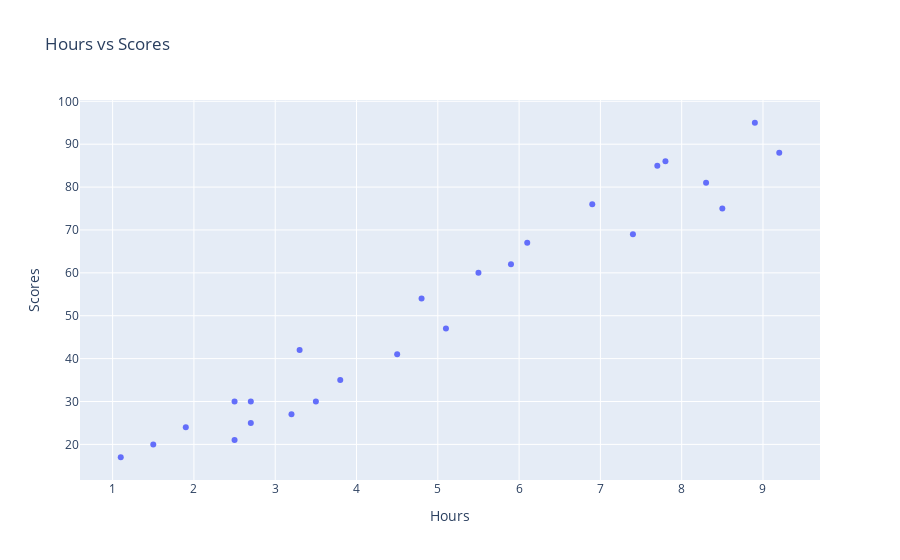

Notebook code cell kept with this figure:
### Code cell
#Visualizing using plotly
import plotly
import plotly.express as px


px.scatter(df,x=df['Hours'],y=df['Scores'], title='Hours vs Scores')

### Figure 1 — Plotly figure (JSON) as saved in the notebook; plotly's stock layout.template omitted (floating-point values rounded to 4 significant figures)
{"data": [{"hovertemplate": "Hours=%{x}<br>Scores=%{y}<extra></extra>", "legendgroup": "", "marker": {"color": "#636efa", "symbol": "circle"}, "mode": "markers", "name": "", "orientation": "v", "showlegend": false, "type": "scatter", "x": [2.5, 5.1, 3.2, 8.5, 3.5, 1.5, 9.2, 5.5, 8.3, 2.7, 7.7, 5.9, 4.5, 3.3, 1.1, 8.9, 2.5, 1.9, 6.1, 7.4, 2.7, 4.8, 3.8, 6.9, 7.8], "xaxis": "x", "y": [21, 47, 27, 75, 30, 20, 88, 60, 81, 25, 85, 62, 41, 42, 17, 95, 30, 24, 67, 69, 30, 54, 35, 76, 86], "yaxis": "y"}], "layout": {"legend": {"tracegroupgap": 0}, "title": {"text": "Hours vs Scores"}, "xaxis": {"anchor": "y", "domain": [0, 1], "title": {"text": "Hours"}}, "yaxis": {"anchor": "x", "domain": [0, 1], "title": {"text": "Scores"}}}}
